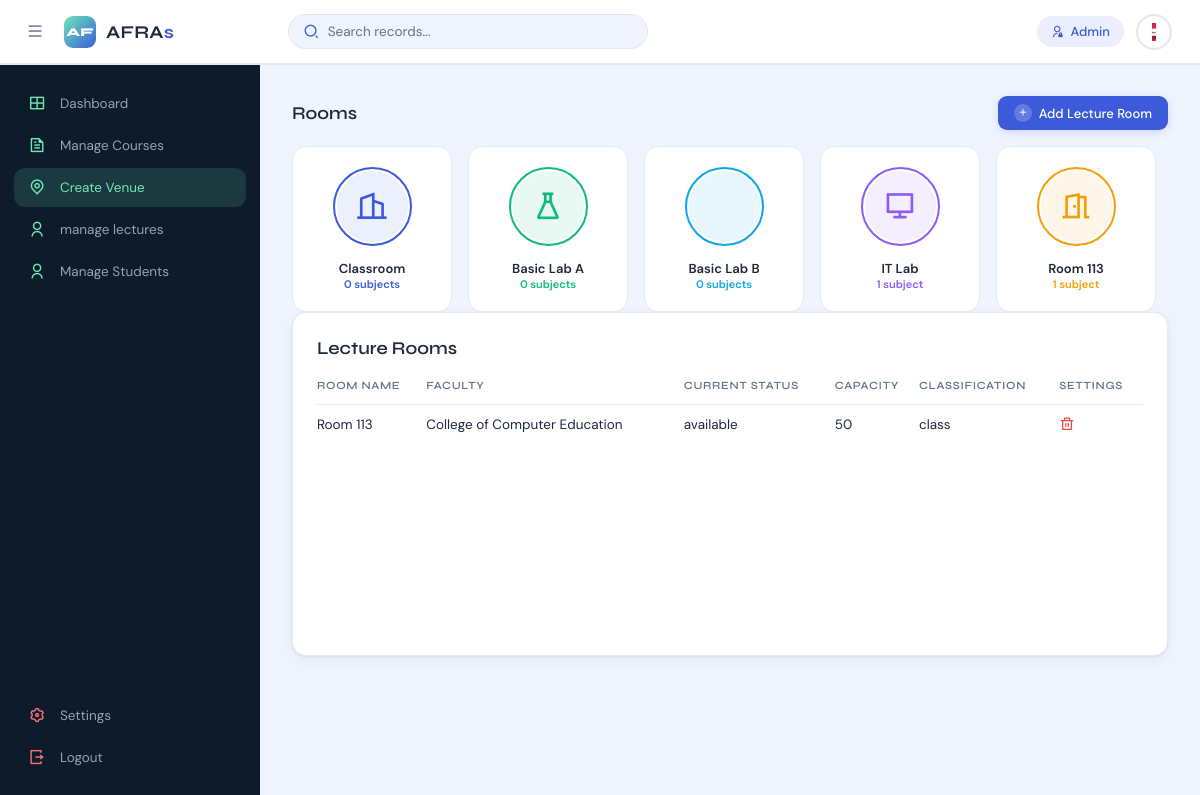
The app's page /create-venue (signed in) with its own data.
### tables this page shows
CREATE TABLE `venue` (
  `Id` int(10) NOT NULL,
  `className` varchar(50) NOT NULL,
  `facultyCode` varchar(50) NOT NULL,
  `currentStatus` varchar(50) NOT NULL,
  `capacity` int(10) NOT NULL,
  `classification` varchar(50) NOT NULL,
  `dateCreated` date NOT NULL
);

### resources/pages/administrator/create-venue.php (the view, shortened to what this page needs)
<!DOCTYPE html>
<html lang="en">
<head>
    <link rel="stylesheet" href="resources/assets/css/styles.css">
    <link href="https://cdnjs.cloudflare.com/ajax/libs/remixicon/4.2.0/remixicon.css" rel="stylesheet">
</head>
<body>
    <?php include 'includes/topbar.php' ?>
    <section class="main">
        <?php include 'includes/sidebar.php'; ?>
        <div class="main--content">
            <?php
            $roomSubjects = [];
            $subjectSql = "SELECT u.Id, u.name AS unit_name, u.unitCode, u.startTime, u.endTime, u.scheduleDays, u.venueID, c.name AS course_name, c.courseCode FROM unit u LEFT JOIN course c ON u.courseID = c.Id WHERE u.venueID IS NOT NULL";
            $subjectStmt = $pdo->query($subjectSql);
            if ($subjectStmt) {
                foreach ($subjectStmt->fetchAll(PDO::FETCH_ASSOC) as $s) {
                    $roomSubjects[$s['venueID']][] = $s;
                }
            }
            $fixedRooms = ['Classroom', 'Basic Lab A', 'Basic Lab B', 'IT Lab', 'Room 113'];
            $roomIcons  = ['ri-building-2-line', 'ri-flask-line', 'ri-flask-2-line', 'ri-computer-line', 'ri-door-open-line'];
            $roomColors = ['#3B5BDB', '#10B981', '#0EA5E9', '#8B5CF6', '#F59E0B'];
            $venueMap = [];
            $venueAllStmt = $pdo->query("SELECT * FROM venue");
            if ($venueAllStmt) {
                foreach ($venueAllStmt->fetchAll(PDO::FETCH_ASSOC) as $v) {
                    $venueMap[$v['className']] = $v;
                }
            }
            ?>
            <div class="rooms">
                <div class="title">
                    <h2 class="section--title">Rooms</h2>
                    <div class="rooms--right--btns">
                        <button id="addClass1" class="add show-form"><i class="ri-add-line"></i>Add Lecture Room</button>
                    </div>
                </div>
                <div class="rooms--cards">
                    <?php foreach ($fixedRooms as $i => $roomName):
                        $venueRow = $venueMap[$roomName] ?? null;
                        $venueId  = $venueRow ? $venueRow['Id'] : null;
                        $subjects = ($venueId && isset($roomSubjects[$venueId])) ? $roomSubjects[$venueId] : [];
                        $subjectCount = count($subjects);
                        $color = $roomColors[$i];
                        $icon  = $roomIcons[$i];
                        $subjectsJson = htmlspecialchars(json_encode($subjects), ENT_QUOTES);
                    ?>
                    <div class="room--card" style="cursor:pointer; position:relative;"
                         onclick="openRoomModal(<?= $venueId ?? 'null' ?>, '<?= htmlspecialchars($roomName) ?>', this)"
                         data-subjects='<?= $subjectsJson ?>'>
                        <div class="img--box--cover" style="border-color: <?= $color ?>;">
                            <div class="img--box" style="background: <?= $color ?>18; display:flex; align-items:center; justify-content:center;">
                                <i class="<?= $icon ?>" style="font-size:32px; color:<?= $color ?>; padding:0;"></i>
                            </div>
                        </div>
                        <p style="font-weight:600; font-size:13px; color:#1E293B; margin-top:4px;"><?= htmlspecialchars($roomName) ?></p>
                        <span style="font-size:11px; color:<?= $color ?>; font-weight:600;">
                            <?= $subjectCount ?> subject<?= $subjectCount !== 1 ? 's' : '' ?>
                        </span>
                    </div>
                    <?php endforeach; ?>
                </div>
            </div>
            <div class="table-container">
                <div class="title" id="addClass2">
                    <h2 class="section--title">Lecture Rooms</h2>
                </div>
                <div class="table">
                    <table>
                        <thead>
                            <tr>
                                <th>Room Name</th>
                                <th>Faculty</th>
                                <th>Current Status</th>
                                <th>Capacity</th>
                                <th>Classification</th>
                                <th>Settings</th>
                            </tr>
                        </thead>
                        <tbody>
                            <?php
                            $sql = "SELECT * FROM venue";
                            $stmt = $pdo->query($sql);
                            $result = $stmt->fetchAll(PDO::FETCH_ASSOC);
                            if ($result) {
                                foreach ($result as $row)
                                    echo "<tr id='rowvenue{$row["Id"]}'>";
                                echo "<td>" . $row["className"] . "</td>";
                                echo "<td>" . $row["facultyCode"] . "</td>";
                                echo "<td>" . $row["currentStatus"] . "</td>";
                                echo "<td>" . $row["capacity"] . "</td>";
                                echo "<td>" . $row["classification"] . "</td>";
                                echo "<td><span><i class='ri-delete-bin-line delete' data-id='{$row["Id"]}' data-name='venue'></i></span></td>";
                                echo "</tr>";
                            } else {
                                echo "<tr><td colspan='6'>No records found</td></tr>";
                            }
                            ?>
                        </tbody>
                    </table>
                </div>
            </div>
        </div>
    </section>
</body>
</html>

### resources/assets/css/styles.css (style rules this page uses)
:root { --bg: #F0F4FF; --bg-white: #FFFFFF; --sidebar-bg: #0D1B2A; --sidebar-text: #94A3B8; --sidebar-active-bg: rgba(110,231,183,0.15); --sidebar-active-text: #6EE7B7; --accent: #3B5BDB; --accent-light: rgba(59,91,219,0.10); --accent-hover: #2f4dc4; --success: #10B981; --danger: #EF4444; --warning: #F59E0B; --text: #1E293B; --text-muted: #64748B; --border: #E2E8F0; --header-h: 64px; --sidebar-w: 260px; --sidebar-collapsed: 72px; --radius: 14px; --shadow: 0 1px 3px rgba(0,0,0,0.06), 0 4px 16px rgba(0,0,0,0.05); --shadow-md: 0 4px 24px rgba(0,0,0,0.10); }
* { margin: 0; padding: 0; box-sizing: border-box; }
body { font-family: 'DM Sans', sans-serif; background-color: var(--bg); color: var(--text); width: 100%; font-size: 14px; }
.main { position: relative; width: 100%; min-height: calc(100vh - var(--header-h)); display: flex; }
.main--content { margin-left: var(--sidebar-w); flex: 1; padding: 28px 32px; transition: margin-left 0.3s cubic-bezier(0.4,0,0.2,1); min-height: calc(100vh - var(--header-h)); }
.title { display: flex; align-items: center; justify-content: space-between; margin-bottom: 16px; margin-top: 4px; }
.section--title { font-family: 'Syne', sans-serif; font-size: 18px; font-weight: 600; color: var(--text); }
.add { display: inline-flex; align-items: center; gap: 7px; padding: 8px 16px; outline: none; border: none; background: var(--accent); color: #fff; border-radius: 9px; font-family: 'DM Sans', sans-serif; font-size: 13px; font-weight: 500; cursor: pointer; transition: background 0.15s, box-shadow 0.15s, transform 0.1s; box-shadow: 0 2px 8px rgba(59,91,219,0.2); }
.add i { background: rgba(255,255,255,0.2); border-radius: 50%; padding: 3px; font-size: 11px; color: #fff; margin-right: 0; }
.table-container { background: var(--bg-white); border-radius: var(--radius); border: 1px solid var(--border); padding: 20px 24px; margin-bottom: 24px; box-shadow: var(--shadow); }
.table { height: 260px; overflow-y: auto; }
table { width: 100%; text-align: left; border-collapse: collapse; }
thead { position: sticky; top: 0; background: var(--bg-white); }
thead th { font-family: 'Syne', sans-serif; font-size: 11px; font-weight: 600; text-transform: uppercase; letter-spacing: 0.7px; color: var(--text-muted); padding-bottom: 12px; padding-top: 4px; border-bottom: 1px solid var(--border); }
tr { border-bottom: 1px solid var(--border); }
tr:last-child { border-bottom: none; }
td, th { padding-block: 11px; }
td { color: var(--text); font-size: 13.5px; }
.delete { color: var(--danger); font-size: 15px; cursor: pointer; }
.rooms--cards { display: flex; gap: 16px; flex-wrap: wrap; }
.room--card { padding: 20px; border-radius: 14px; border: 1px solid var(--border); background: var(--bg-white); display: flex; flex-direction: column; align-items: center; font-size: 13px; min-width: 160px; transition: box-shadow 0.2s, transform 0.2s; }
.img--box--cover { border: 2px solid var(--accent); padding: 2px; border-radius: 50%; display: inline-block; margin-bottom: 10px; }
.img--box { position: relative; width: 71px; height: 71px; border-radius: 50%; overflow: hidden; }
.img--box i { padding: 10px 0 0 10px; }

### records on screen
venue: Id "0"
venue: Id "0"
venue: Id "1"
venue: Id "1", className "Room 113", facultyCode "College of Computer Education", currentStatus "available", capacity "50", classification "class"

### other values on screen
$logged_in->name "Admin"
$roomName "Classroom"
$subjectCount "0"
$roomName "Basic Lab A"
$roomName "Basic Lab B"
$roomName "IT Lab"
$roomName "Room 113"
